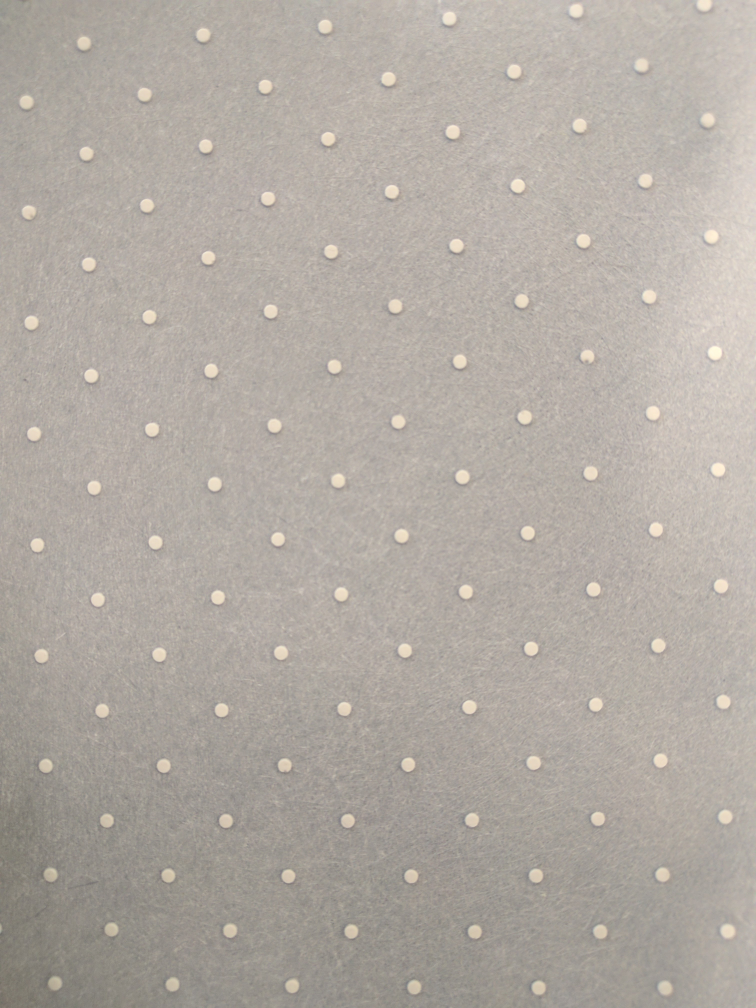
#> input picture test.jpg, 3024 x 4032 px, given in place of test.png, which was not available (shown at 1/4 size)
$ python testGrid.py
#> lines starting #> are read from the running program, lines starting #| are printed output that depends on the picture; after the words box and inside, x2 and y2 are one past the last pixel; in counts of white or black regions, pixels touching at a corner belong together; pictures that were not available may be replaced by others from this repository, and a replacement may not be noted
import cv2
import numpy as np
import math
import argparse
from matplotlib import pyplot as plt

#img = cv2.imread('open_cv_logo.png',0)
img = cv2.imread('test.png',0)
#> img: shape (4032, 3024); min 96, max 252, mean 171.9
img = cv2.medianBlur(img,5)
cimg = cv2.cvtColor(img,cv2.COLOR_GRAY2BGR)
ret,thresh = cv2.threshold(img, 200, 255,cv2.THRESH_BINARY)
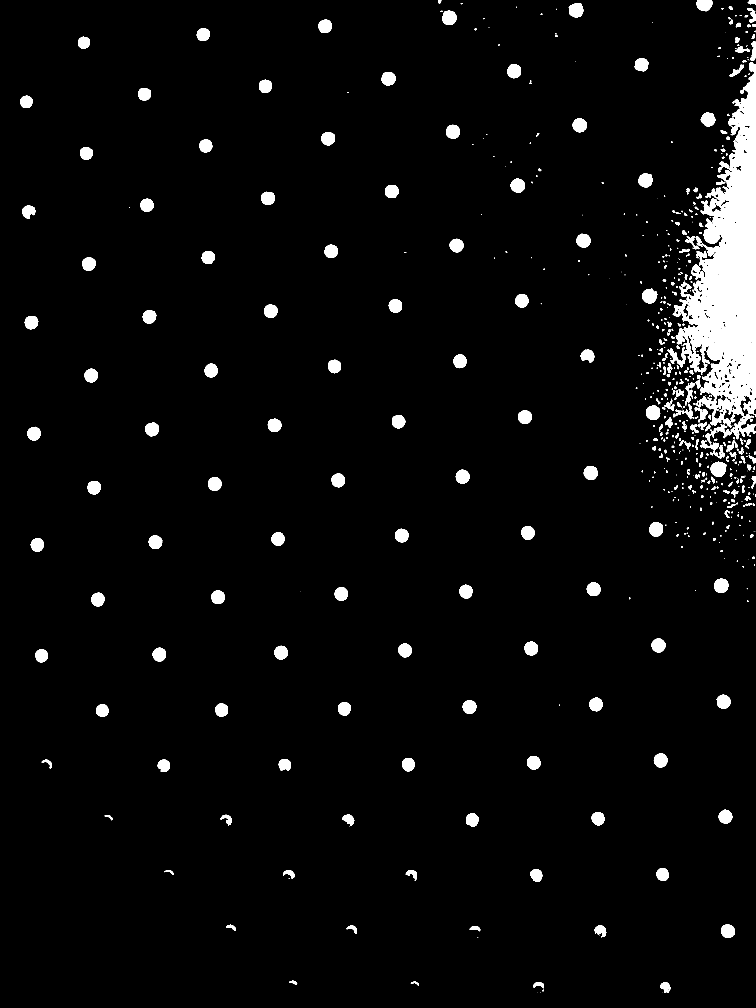
#> thresh: shape (4032, 3024) (shown at 1/4 size); 4% white; 626 white regions (196 under 20 px), largest, box (x1, y1, x2, y2) and area: (2670, 248, 3024, 1757) 237650, (2843, 1847, 2906, 1908) 2887, (2568, 1155, 2629, 1214) 2647
c2img = cv2.cvtColor(thresh,cv2.COLOR_GRAY2BGR)
c3img = cv2.adaptiveThreshold(img,255,cv2.ADAPTIVE_THRESH_GAUSSIAN_C,cv2.THRESH_BINARY,11,1.2)
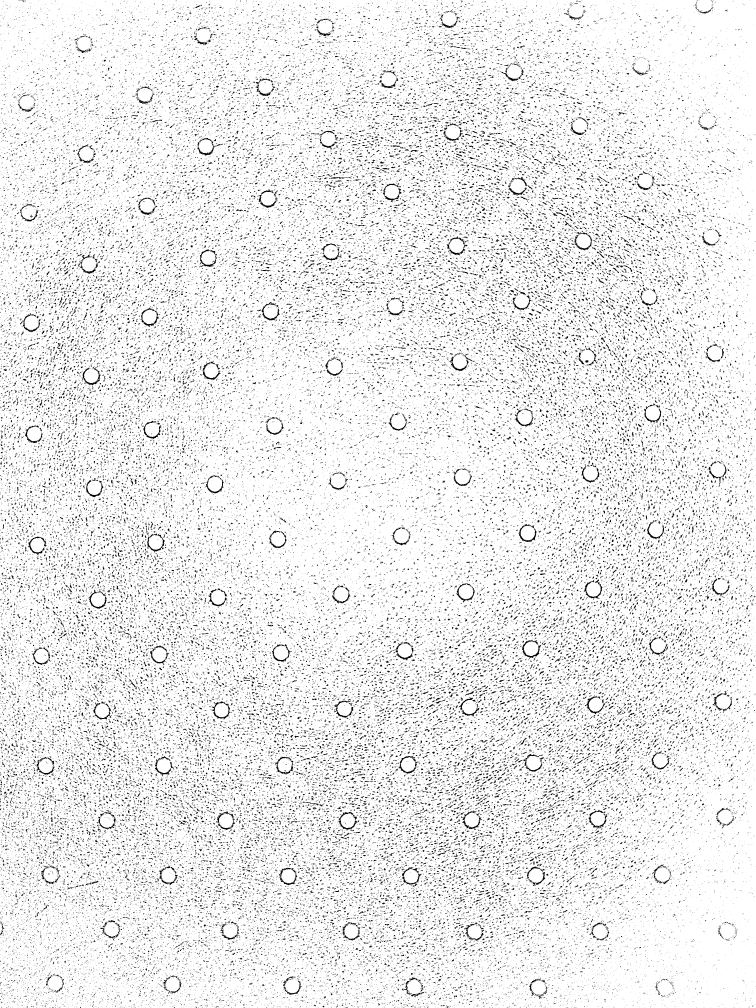
#> c3img: shape (4032, 3024) (shown at 1/4 size); 92.5% white; black in thin lines or dots

circles = cv2.HoughCircles(img,cv2.HOUGH_GRADIENT,1,20,
                            param1=100,param2=10,minRadius=24,maxRadius=33)
#> circles = 101 rows, first 8: [2373.5, 2357.5, 28], [2124.5, 2594.5, 28.4], [1324.5, 1006.5, 26.6], [1632.5, 3057.5, 27.8], [1377.5, 2835.5, 27.5], [1153.5, 3503.5, 28], [135.5, 1735.5, 27.7], [577.5, 378.5, 26.6]

adaptiveCircles = cv2.HoughCircles(c3img,cv2.HOUGH_GRADIENT,1,20,param1=100,param2=100,minRadius=24,maxRadius=33)
#> adaptiveCircles = None

#print(circles)

circlesNumpy = np.array(circles[0])
#> circlesNumpy has the same summary as circles
circles[0] = circlesNumpy[circlesNumpy[:,0].argsort()]
print(circles)
#> (printed output is left out)

circles = np.uint16(np.around(circles))
#> circles = 101 rows, first 8: [106, 410, 27], [114, 850, 28], [126, 1290, 28], [136, 1736, 28], [150, 2180, 29], [164, 2624, 27], [184, 3062, 28], [202, 3498, 28]

prevCircX = 0
prevCircY = 0
iteration = 0

for i in circles[0,:]:
    # draw the outer circle
    cv2.circle(cimg,(i[0],i[1]),i[2],(0,255,0),2)
    #cv2.circle(c2img, (i[0], i[1]), i[2], (0, 255, 0), 2)
    if iteration >= 1 and iteration != 0 and i[1] > prevCircY:
        cv2.line(cimg, (prevCircX, prevCircY), (i[0], i[1]), (255, 0, 0), 5)
    prevCircX = i[0]
    prevCircY = i[1]
    # draw the center of the circle
    cv2.circle(cimg,(i[0],i[1]),2,(0,0,255),3)
    #cv2.circle(c2img, (i[0], i[1]), 2, (0, 0, 255), 3)
    iteration = iteration + 1
#> this loop made 101 passes
#> (i, prevCircX, prevCircY) on passes 1 to 12: ([106, 410, 27], 106, 410), ([114, 850, 28], 114, 850), ([126, 1290, 28], 126, 1290), ([136, 1736, 28], 136, 1736), ([150, 2180, 29], 150, 2180), ([164, 2624, 27], 164, 2624), ([184, 3062, 28], 184, 3062), ([202, 3498, 28], 202, 3498), ([218, 3934, 28], 218, 3934), ([334, 172, 28], 334, 172), ([350, 612, 31], 350, 612), ([356, 1056, 27], 356, 1056)
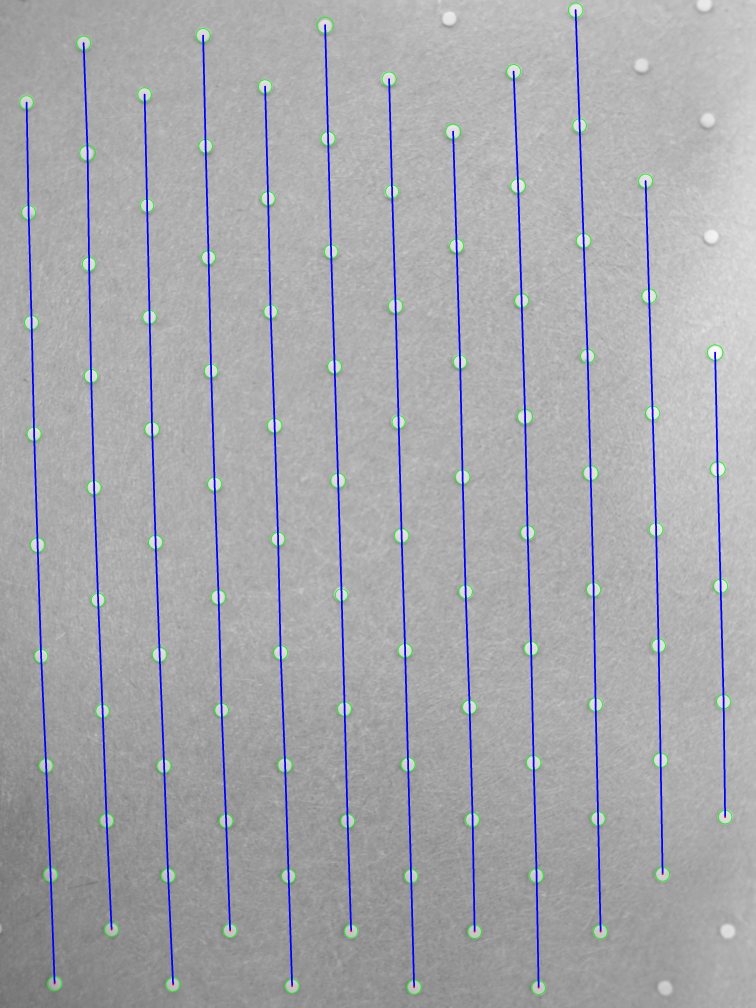
#> cimg: shape (4032, 3024, 3) (shown at 1/4 size); mean B, G, R 172.9, 168.1, 167.1
#> after the loop, iteration = 101

for n in circles[0,:]:
    # draw the outer circle
    cv2.circle(c3img, (n[0], n[1]), n[2], (0, 255, 0), 2)
    if iteration >= 1 and iteration != 0 and n[1] > prevCircY:
        cv2.line(cimg, (prevCircX, prevCircY), (n[0], n[1]), (255, 0, 0), 5)
    prevCircX = n[0]
    prevCircY = n[1]
    # draw the center of the circle
    cv2.circle(c3img, (n[0], n[1]), 2, (0, 0, 255), 3)
#> this loop made 101 passes
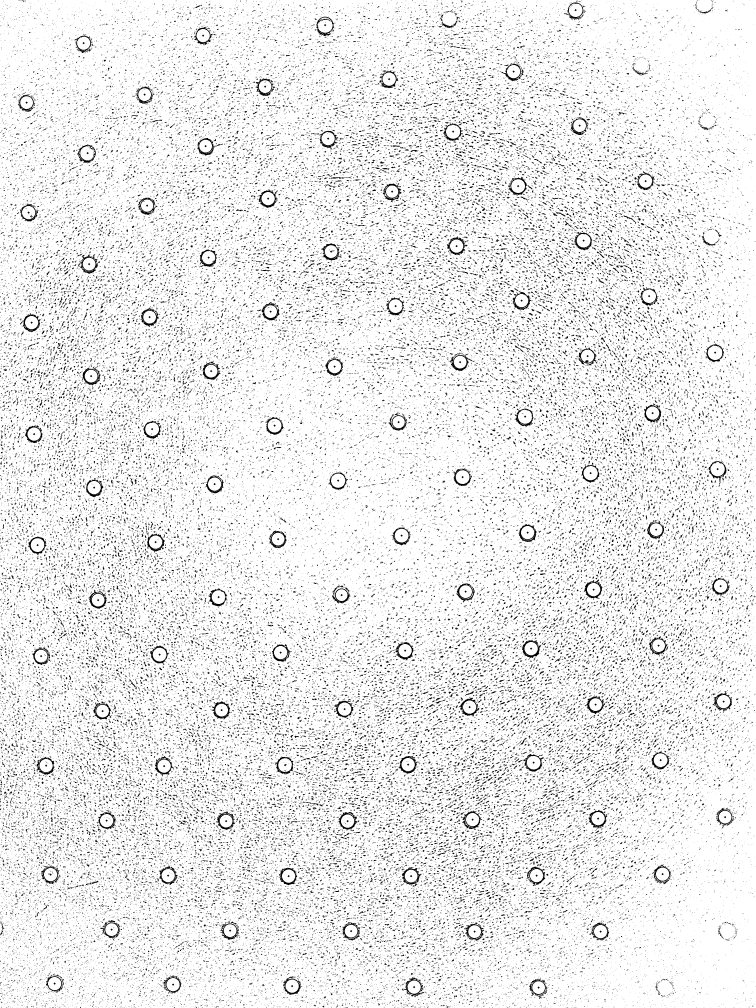
#> c3img: shape (4032, 3024) (shown at 1/4 size); 92.1% white; black in thin lines or dots

circlesNumpy = np.array(circles[0])
#> circlesNumpy has the same summary as circles
circles[0] = circlesNumpy[circlesNumpy[:,1].argsort()]
print(circles)
#> (printed output is left out)

circles = np.uint16(np.around(circles))
#> circles = 101 rows, first 8: [2302, 40, 29], [1300, 100, 32], [812, 142, 28], [334, 172, 28], [2054, 286, 28], [1556, 316, 28], [1060, 346, 27], [578, 378, 27]

prevCircX = 0
prevCircY = 0
iteration = 0

for i in circles[0,:]:
    # draw the outer circle
    cv2.circle(cimg,(i[0],i[1]),i[2],(0,255,0),2)
    #cv2.circle(c2img, (i[0], i[1]), i[2], (0, 255, 0), 2)
    if iteration >= 1 and iteration != 0 and i[0] < prevCircX:
        cv2.line(cimg, (prevCircX, prevCircY), (i[0], i[1]), (255, 0, 0), 5)
    prevCircX = i[0]
    prevCircY = i[1]
    # draw the center of the circle
    cv2.circle(cimg,(i[0],i[1]),2,(0,0,255),3)
    #cv2.circle(c2img, (i[0], i[1]), 2, (0, 0, 255), 3)
    iteration = iteration + 1
#> this loop made 101 passes
#> (i, prevCircX, prevCircY) on passes 1 to 12: ([2302, 40, 29], 2302, 40), ([1300, 100, 32], 1300, 100), ([812, 142, 28], 812, 142), ([334, 172, 28], 334, 172), ([2054, 286, 28], 2054, 286), ([1556, 316, 28], 1556, 316), ([1060, 346, 27], 1060, 346), ([578, 378, 27], 578, 378), ([106, 410, 27], 106, 410), ([2318, 502, 27], 2318, 502), ([1812, 526, 30], 1812, 526), ([1312, 554, 28], 1312, 554)
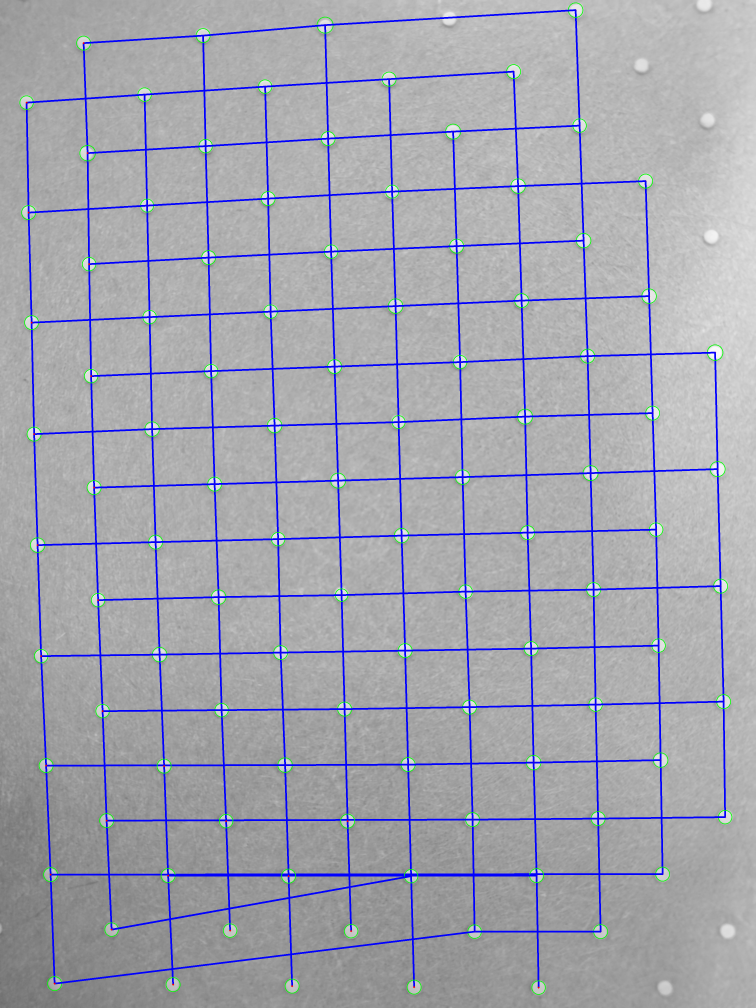
#> cimg: shape (4032, 3024, 3) (shown at 1/4 size); mean B, G, R 174.8, 164.1, 163.1
#> after the loop, iteration = 101

cv2.imwrite('detection.png', cimg)
#cv2.imshow('detected circles',cimg)

titles = ['Orig Img','Thresh Img', 'Adaptive Thresh Img']
images = [cimg, c2img, c3img]

#plt.imshow(c3img, cmap = 'gray', interpolation = 'bicubic')

for i in range(3):
    plt.subplot(2,2,i+1),plt.imshow(images[i],'gray')
    plt.title(titles[i])
    plt.xticks([]), plt.yticks([])  # to hide tick values on X and Y axis

plt.show()
#> figure, not shown here; B, G, R data is drawn as R, G, B
#cv2.waitKey(0)
#cv2.destroyAllWindows()
